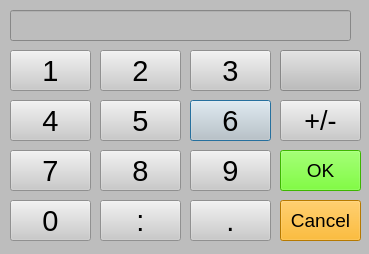
<?xml version="1.0" encoding="UTF-8"?>
<ui version="4.0">
 <class>NumKeyboard</class>
 <widget class="QDialog" name="NumKeyboard">
  <property name="geometry">
   <rect>
    <x>0</x>
    <y>0</y>
    <width>369</width>
    <height>254</height>
   </rect>
  </property>
  <property name="windowTitle">
   <string>NumKeyboard</string>
  </property>
  <property name="windowIcon">
   <iconset>
    <normaloff>:/new/prefix1/UI/keyboard.png</normaloff>:/new/prefix1/UI/keyboard.png</iconset>
  </property>
  <property name="styleSheet">
   <string notr="true">background-color: rgb(189, 189, 189);</string>
  </property>
  <widget class="QPushButton" name="num6Button">
   <property name="geometry">
    <rect>
     <x>190</x>
     <y>100</y>
     <width>81</width>
     <height>41</height>
    </rect>
   </property>
   <property name="font">
    <font>
     <pointsize>22</pointsize>
    </font>
   </property>
   <property name="autoFillBackground">
    <bool>false</bool>
   </property>
   <property name="styleSheet">
    <string notr="true">background-color:rgb(202, 202, 202)</string>
   </property>
   <property name="text">
    <string>6</string>
   </property>
   <property name="autoDefault">
    <bool>true</bool>
   </property>
   <property name="default">
    <bool>false</bool>
   </property>
   <property name="flat">
    <bool>false</bool>
   </property>
  </widget>
  <widget class="QPushButton" name="backspaceButton">
   <property name="geometry">
    <rect>
     <x>280</x>
     <y>50</y>
     <width>81</width>
     <height>41</height>
    </rect>
   </property>
   <property name="font">
    <font>
     <pointsize>14</pointsize>
    </font>
   </property>
   <property name="autoFillBackground">
    <bool>false</bool>
   </property>
   <property name="styleSheet">
    <string notr="true">border-image: url(:/new_ui/UI/left.png);</string>
   </property>
   <property name="text">
    <string/>
   </property>
   <property name="autoDefault">
    <bool>true</bool>
   </property>
   <property name="default">
    <bool>false</bool>
   </property>
   <property name="flat">
    <bool>false</bool>
   </property>
  </widget>
  <widget class="QPushButton" name="num4Button">
   <property name="geometry">
    <rect>
     <x>10</x>
     <y>100</y>
     <width>81</width>
     <height>41</height>
    </rect>
   </property>
   <property name="font">
    <font>
     <pointsize>22</pointsize>
    </font>
   </property>
   <property name="autoFillBackground">
    <bool>false</bool>
   </property>
   <property name="styleSheet">
    <string notr="true">background-color:rgb(202, 202, 202)</string>
   </property>
   <property name="text">
    <string>4</string>
   </property>
   <property name="autoDefault">
    <bool>true</bool>
   </property>
   <property name="default">
    <bool>false</bool>
   </property>
   <property name="flat">
    <bool>false</bool>
   </property>
  </widget>
  <widget class="QPushButton" name="okButton">
   <property name="geometry">
    <rect>
     <x>280</x>
     <y>150</y>
     <width>81</width>
     <height>41</height>
    </rect>
   </property>
   <property name="font">
    <font>
     <pointsize>14</pointsize>
    </font>
   </property>
   <property name="autoFillBackground">
    <bool>false</bool>
   </property>
   <property name="styleSheet">
    <string notr="true">background-color: rgb(85, 255, 0);</string>
   </property>
   <property name="text">
    <string>OK</string>
   </property>
   <property name="autoDefault">
    <bool>true</bool>
   </property>
   <property name="default">
    <bool>false</bool>
   </property>
   <property name="flat">
    <bool>false</bool>
   </property>
  </widget>
  <widget class="QPushButton" name="num1Button">
   <property name="geometry">
    <rect>
     <x>10</x>
     <y>50</y>
     <width>81</width>
     <height>41</height>
    </rect>
   </property>
   <property name="font">
    <font>
     <pointsize>22</pointsize>
    </font>
   </property>
   <property name="autoFillBackground">
    <bool>false</bool>
   </property>
   <property name="styleSheet">
    <string notr="true">background-color:rgb(202, 202, 202)</string>
   </property>
   <property name="text">
    <string>1</string>
   </property>
   <property name="autoDefault">
    <bool>true</bool>
   </property>
   <property name="default">
    <bool>false</bool>
   </property>
   <property name="flat">
    <bool>false</bool>
   </property>
  </widget>
  <widget class="QPushButton" name="cancelButton">
   <property name="geometry">
    <rect>
     <x>280</x>
     <y>200</y>
     <width>81</width>
     <height>41</height>
    </rect>
   </property>
   <property name="font">
    <font>
     <pointsize>14</pointsize>
    </font>
   </property>
   <property name="autoFillBackground">
    <bool>false</bool>
   </property>
   <property name="styleSheet">
    <string notr="true">background-color:rgb(255, 170, 0)</string>
   </property>
   <property name="text">
    <string>Cancel</string>
   </property>
   <property name="autoDefault">
    <bool>true</bool>
   </property>
   <property name="default">
    <bool>false</bool>
   </property>
   <property name="flat">
    <bool>false</bool>
   </property>
  </widget>
  <widget class="QPushButton" name="num9Button">
   <property name="geometry">
    <rect>
     <x>190</x>
     <y>150</y>
     <width>81</width>
     <height>41</height>
    </rect>
   </property>
   <property name="font">
    <font>
     <pointsize>22</pointsize>
    </font>
   </property>
   <property name="autoFillBackground">
    <bool>false</bool>
   </property>
   <property name="styleSheet">
    <string notr="true">background-color:rgb(202, 202, 202)</string>
   </property>
   <property name="text">
    <string>9</string>
   </property>
   <property name="autoDefault">
    <bool>true</bool>
   </property>
   <property name="default">
    <bool>false</bool>
   </property>
   <property name="flat">
    <bool>false</bool>
   </property>
  </widget>
  <widget class="QPushButton" name="num8Button">
   <property name="geometry">
    <rect>
     <x>100</x>
     <y>150</y>
     <width>81</width>
     <height>41</height>
    </rect>
   </property>
   <property name="font">
    <font>
     <pointsize>22</pointsize>
    </font>
   </property>
   <property name="autoFillBackground">
    <bool>false</bool>
   </property>
   <property name="styleSheet">
    <string notr="true">background-color:rgb(202, 202, 202)</string>
   </property>
   <property name="text">
    <string>8</string>
   </property>
   <property name="autoDefault">
    <bool>true</bool>
   </property>
   <property name="default">
    <bool>false</bool>
   </property>
   <property name="flat">
    <bool>false</bool>
   </property>
  </widget>
  <widget class="QPushButton" name="num2Button">
   <property name="geometry">
    <rect>
     <x>100</x>
     <y>50</y>
     <width>81</width>
     <height>41</height>
    </rect>
   </property>
   <property name="font">
    <font>
     <pointsize>22</pointsize>
    </font>
   </property>
   <property name="autoFillBackground">
    <bool>false</bool>
   </property>
   <property name="styleSheet">
    <string notr="true">background-color:rgb(202, 202, 202)</string>
   </property>
   <property name="text">
    <string>2</string>
   </property>
   <property name="autoDefault">
    <bool>true</bool>
   </property>
   <property name="default">
    <bool>false</bool>
   </property>
   <property name="flat">
    <bool>false</bool>
   </property>
  </widget>
  <widget class="QPushButton" name="num7Button">
   <property name="geometry">
    <rect>
     <x>10</x>
     <y>150</y>
     <width>81</width>
     <height>41</height>
    </rect>
   </property>
   <property name="font">
    <font>
     <pointsize>22</pointsize>
    </font>
   </property>
   <property name="autoFillBackground">
    <bool>false</bool>
   </property>
   <property name="styleSheet">
    <string notr="true">background-color:rgb(202, 202, 202)</string>
   </property>
   <property name="text">
    <string>7</string>
   </property>
   <property name="autoDefault">
    <bool>true</bool>
   </property>
   <property name="default">
    <bool>false</bool>
   </property>
   <property name="flat">
    <bool>false</bool>
   </property>
  </widget>
  <widget class="QPushButton" name="dotButton">
   <property name="geometry">
    <rect>
     <x>190</x>
     <y>200</y>
     <width>81</width>
     <height>41</height>
    </rect>
   </property>
   <property name="font">
    <font>
     <pointsize>22</pointsize>
    </font>
   </property>
   <property name="autoFillBackground">
    <bool>false</bool>
   </property>
   <property name="styleSheet">
    <string notr="true">background-color:rgb(202, 202, 202)</string>
   </property>
   <property name="text">
    <string>.</string>
   </property>
   <property name="autoDefault">
    <bool>true</bool>
   </property>
   <property name="default">
    <bool>false</bool>
   </property>
   <property name="flat">
    <bool>false</bool>
   </property>
  </widget>
  <widget class="QPushButton" name="num3Button">
   <property name="geometry">
    <rect>
     <x>190</x>
     <y>50</y>
     <width>81</width>
     <height>41</height>
    </rect>
   </property>
   <property name="font">
    <font>
     <pointsize>22</pointsize>
    </font>
   </property>
   <property name="autoFillBackground">
    <bool>false</bool>
   </property>
   <property name="styleSheet">
    <string notr="true">background-color:rgb(202, 202, 202)</string>
   </property>
   <property name="text">
    <string>3</string>
   </property>
   <property name="autoDefault">
    <bool>true</bool>
   </property>
   <property name="default">
    <bool>false</bool>
   </property>
   <property name="flat">
    <bool>false</bool>
   </property>
  </widget>
  <widget class="QPushButton" name="num0Button">
   <property name="geometry">
    <rect>
     <x>10</x>
     <y>200</y>
     <width>81</width>
     <height>41</height>
    </rect>
   </property>
   <property name="font">
    <font>
     <pointsize>22</pointsize>
    </font>
   </property>
   <property name="autoFillBackground">
    <bool>false</bool>
   </property>
   <property name="styleSheet">
    <string notr="true">background-color:rgb(202, 202, 202)</string>
   </property>
   <property name="text">
    <string>0</string>
   </property>
   <property name="autoDefault">
    <bool>true</bool>
   </property>
   <property name="default">
    <bool>false</bool>
   </property>
   <property name="flat">
    <bool>false</bool>
   </property>
  </widget>
  <widget class="QPushButton" name="num5Button">
   <property name="geometry">
    <rect>
     <x>100</x>
     <y>100</y>
     <width>81</width>
     <height>41</height>
    </rect>
   </property>
   <property name="font">
    <font>
     <pointsize>22</pointsize>
    </font>
   </property>
   <property name="autoFillBackground">
    <bool>false</bool>
   </property>
   <property name="styleSheet">
    <string notr="true">background-color:rgb(202, 202, 202)</string>
   </property>
   <property name="text">
    <string>5</string>
   </property>
   <property name="autoDefault">
    <bool>true</bool>
   </property>
   <property name="default">
    <bool>false</bool>
   </property>
   <property name="flat">
    <bool>false</bool>
   </property>
  </widget>
  <widget class="QPushButton" name="signButton">
   <property name="geometry">
    <rect>
     <x>280</x>
     <y>100</y>
     <width>81</width>
     <height>41</height>
    </rect>
   </property>
   <property name="font">
    <font>
     <pointsize>20</pointsize>
    </font>
   </property>
   <property name="autoFillBackground">
    <bool>false</bool>
   </property>
   <property name="styleSheet">
    <string notr="true">background-color:rgb(202, 202, 202)</string>
   </property>
   <property name="text">
    <string>+/-</string>
   </property>
   <property name="autoDefault">
    <bool>true</bool>
   </property>
   <property name="default">
    <bool>false</bool>
   </property>
   <property name="flat">
    <bool>false</bool>
   </property>
  </widget>
  <widget class="QLineEdit" name="lineEdit">
   <property name="geometry">
    <rect>
     <x>10</x>
     <y>10</y>
     <width>341</width>
     <height>31</height>
    </rect>
   </property>
   <property name="font">
    <font>
     <family>Ubuntu</family>
     <pointsize>24</pointsize>
     <weight>50</weight>
     <italic>false</italic>
     <bold>false</bold>
    </font>
   </property>
   <property name="text">
    <string/>
   </property>
  </widget>
  <widget class="QPushButton" name="cancelButton_2">
   <property name="geometry">
    <rect>
     <x>100</x>
     <y>200</y>
     <width>81</width>
     <height>41</height>
    </rect>
   </property>
   <property name="font">
    <font>
     <pointsize>22</pointsize>
    </font>
   </property>
   <property name="autoFillBackground">
    <bool>false</bool>
   </property>
   <property name="styleSheet">
    <string notr="true">background-color:rgb(202, 202, 202)</string>
   </property>
   <property name="text">
    <string>:</string>
   </property>
   <property name="autoDefault">
    <bool>true</bool>
   </property>
   <property name="default">
    <bool>false</bool>
   </property>
   <property name="flat">
    <bool>false</bool>
   </property>
  </widget>
 </widget>
 <resources/>
 <connections/>
</ui>
